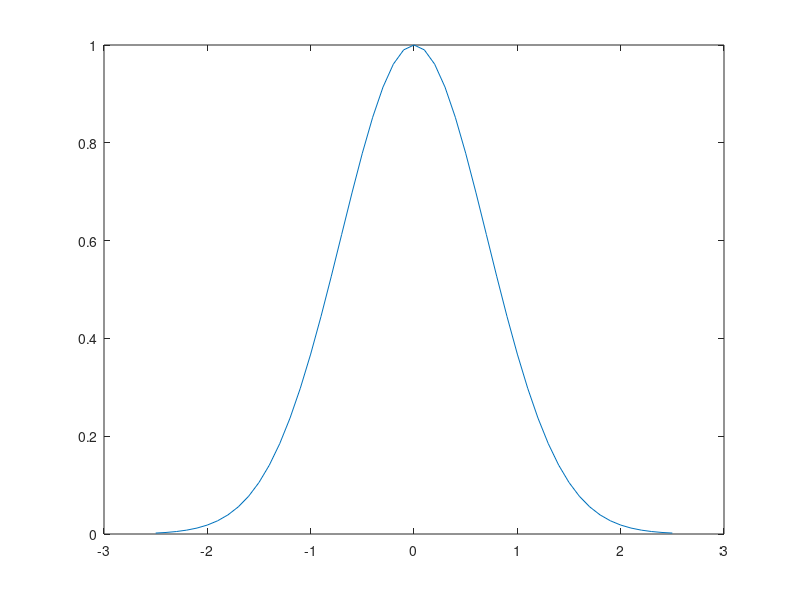
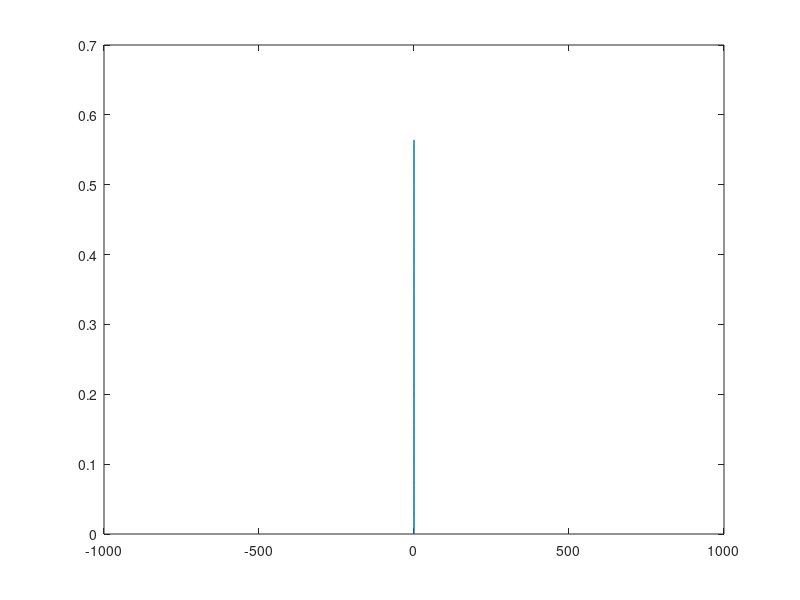
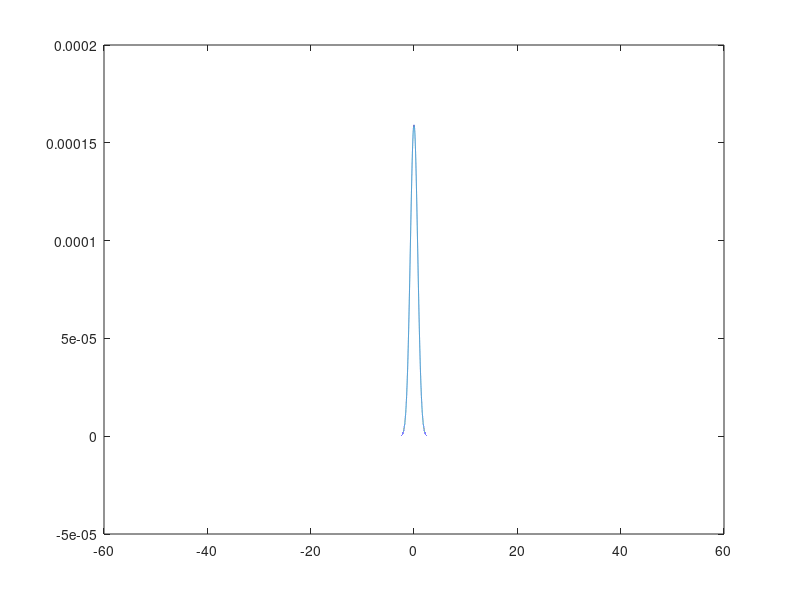
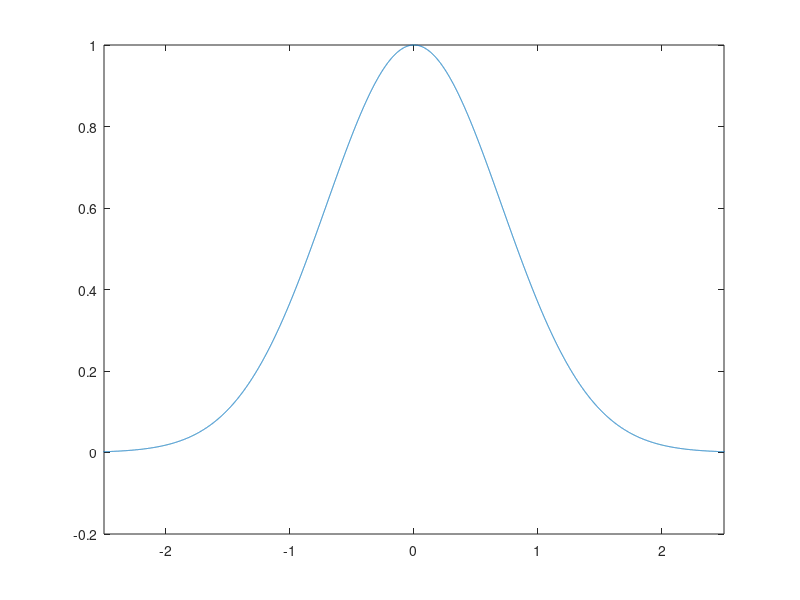

The MATLAB script that drew these images, in order:
%----------------------------------------------------------
xmax = 2.5; % Define the range of x.
x = -xmax:.1:xmax; 
f = @(x) exp(-x.^2); % The original function.

figure 
plot(x,f(x)); % Plot the original function.

% The analytic FT.
F = @(k) (1/sqrt(pi))*exp(-(pi^2)*(k.^2)); 
kmax = 1000; % Define the range of k.
dk = .01; % And the increment of k.
k = -kmax:dk:kmax; % The k vector for use in ifft.
lngth = length(k);
figure; plot(k,F(k));
Y = ifft(ifftshift(F(k))); % Apply the ifft.
% now fix the Y vect as suggested above.
Yfix = [Y((round(lngth/2)+1):end) Y(1:round(lngth/2))];
% Assign a range of x that will work for Y.
xp = (-(round((1/dk)/2)):(1/(2*kmax)):round((1/dk)/2));

figure
plot(xp,Yfix) % The 'not yet normalized' plot.
factor = 1/max(Yfix); % Normalize Y to it's max value
Yfix = factor*Yfix;

figure
plot(xp,Yfix) % Plot the normalized Y.
xlim([-xmax xmax])
